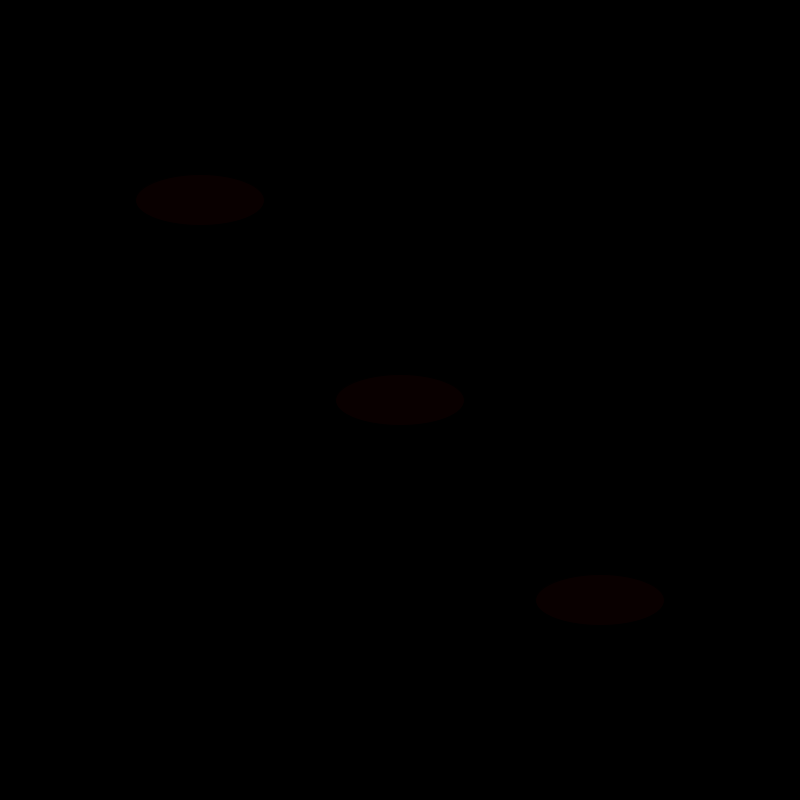
Frame 1 (no input)
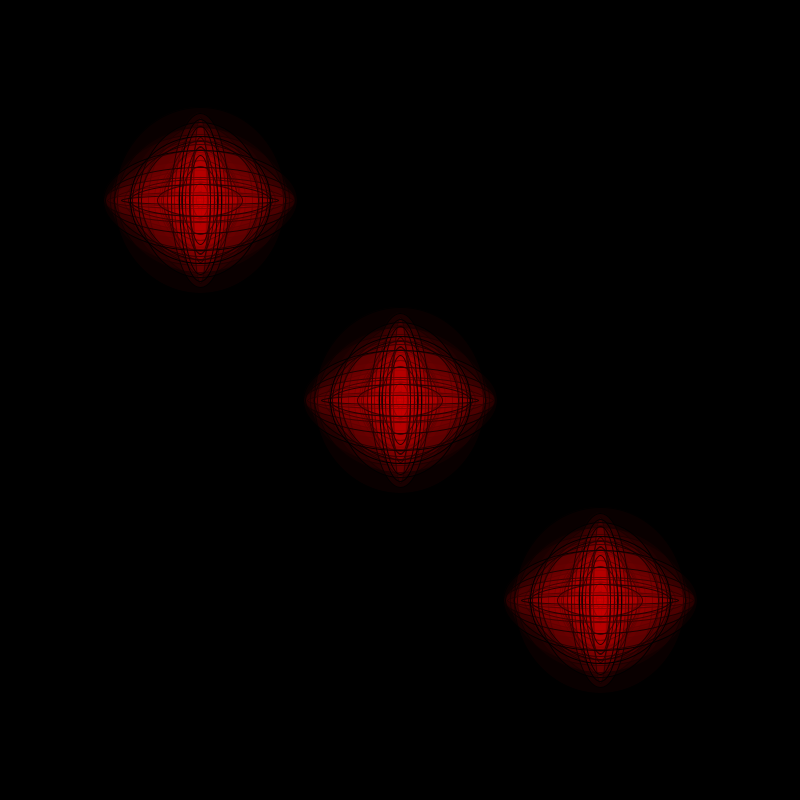
Frame 60 (the mouse pressed at the canvas centre just before this capture)
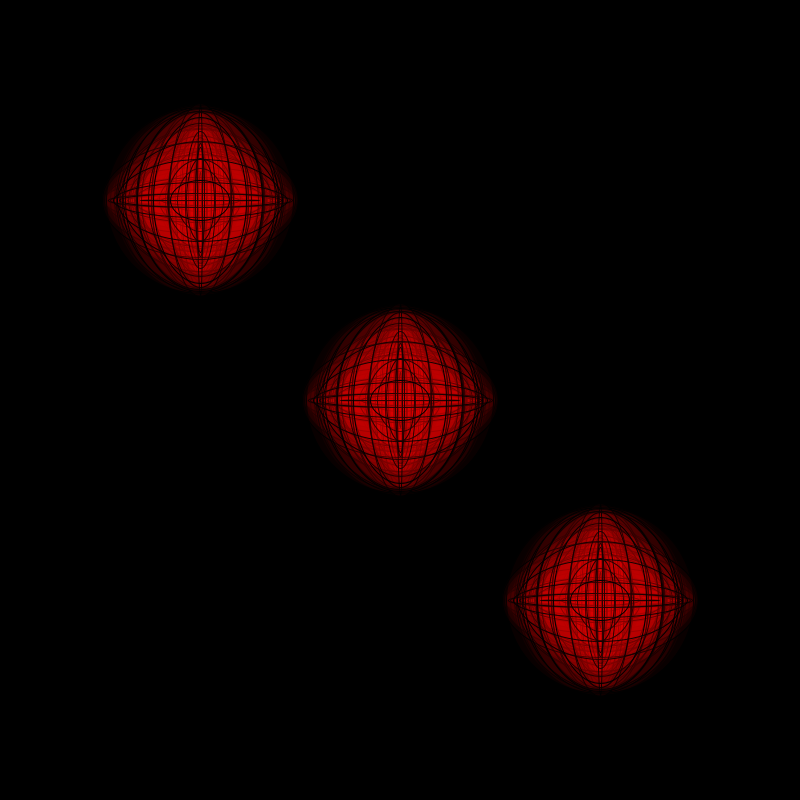
Frame 120 (the mouse held since frame 60 and released just before this capture)

The Processing sketch that drew these frames (run headless with seeded random() and noise(); from frame 60 on, the mouse is pressed at the canvas centre):

// Processing sketch: processing_133801
// ── processing_133801.pde



// Elizabeth Peralta, 2/12/14, Creative Computing B, Benjamin Bacon


int y = 100;
int z = 100;

//size of circles


void setup() {
  size(800,800);  
  background(0); 
  smooth();
  
}

void draw() {
    
  y = int(random(0,200));
  z = int(random(0,200));
  

fill(225, 0, 0, 10); //make circle red and transparent

ellipse(200, 200, y, z); //circle top left
ellipse(400, 400, y, z); //circle center
ellipse(600, 600, y, z); //circle bottom right

}
